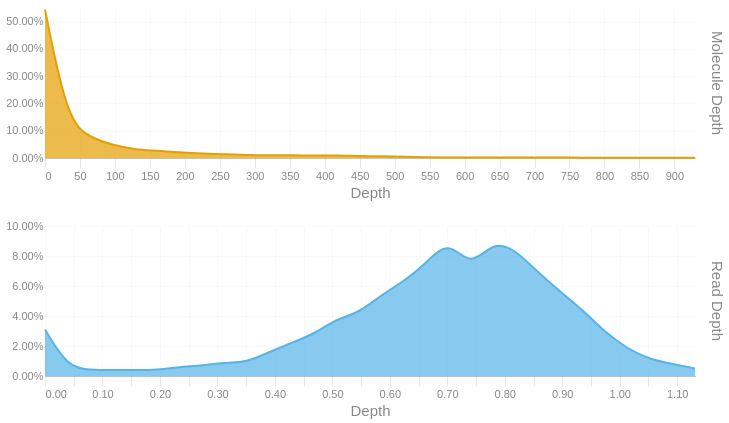

Here is the notebook cell this chart was saved with:
### Code cell
readdep = depth_hist(tb['Read Depth'], q99, 3)
readdep = readdep.with_columns(pl.lit('Read Depth').alias('Metric'))
if not SKIPLR:
    moldep = depth_hist(tb['Molecule Depth'], mol_q99, 1)
    moldep = moldep.with_columns(pl.lit('Molecule Depth').alias('Metric'))
    _hist = pl.concat([readdep, moldep])
    _hist = _hist.filter(pl.col('Proportion') != 0)
    with SafeRender(_hist):
        (
            alt.Chart(_hist)        
            .mark_area(interpolate = "basis")
            .encode(
                x=alt.X('Bin:Q').scale(domainMin=0).axis(alt.Axis(title='Depth')),
                y = alt.Y('Proportion:Q', title = None).axis(format = '.2%'),
                color = alt.Color('Metric:N').legend(None),
                row = alt.Row("Metric:N").header(title = None, labelOrient = 'right'),
                tooltip = [
                    alt.Tooltip("Metric:N", title = "Metric"),
                    alt.Tooltip('Interval:N', title = "Depth Interval"),
                    alt.Tooltip('Proportion:Q', title = "% Alignments").format('.2%')
                ]
            )
            .resolve_scale(x='independent', y='independent')
            .properties(
                height = 150, width = 650,
                usermeta={'embedOptions': {'downloadFileName': f'{samplename}.depth.hist'}}
            )
        ).display()
else:
    readdep = readdep.filter(pl.col('Proportion') != 0)
    with SafeRender(readdep):
        (
            alt.Chart(readdep)        
            .mark_area(interpolate = "basis")
            .encode(
                x=alt.X('Bin:Q').scale(domainMin=0).axis(alt.Axis(title='Depth')),
                y = alt.Y('Proportion:Q', title = None).axis(format = '.2%'),
                tooltip = [
                    alt.Tooltip('Interval:N', title = "Depth Interval"),
                    alt.Tooltip('Proportion:Q', title = "% Alignments").format('.2%')
                ]
            )
            .properties(
                usermeta={'embedOptions': {'downloadFileName': f'{samplename}.depth.hist'}}
            )
        ).display()

### Figure 1 — Vega-Lite specification as saved in the notebook (floating-point values rounded to 4 significant figures)
{"width": 650, "height": 150, "config": {"title": {"anchor": "start", "dy": -15, "fontSize": 18, "color": "#888888", "subtitleColor": "#888888", "subtitleFontSize": 14}, "arc": {"fill": "#0072B2"}, "axis": {"domainColor": "#888888", "domainWidth": 0.5, "gridWidth": 0.2, "grid": false, "titleFontWeight": 400, "titleFontSize": 15, "labelFontSize": 11, "labelColor": "#888888", "tickColor": "#888888", "tickWidth": 0.2, "titleColor": "#888888"}, "axisBand": {"grid": false}, "axisX": {"grid": true, "tickSize": 10, "domainCap": "round"}, "axisY": {"domain": false, "grid": true, "tickSize": 0, "domainCap": "round"}, "background": "transparent", "header": {"labelFontSize": 15, "labelColor": "#888888", "titleFontSize": 15, "titleFontWeight": 600, "titleColor": "#888888"}, "legend": {"labelFont": "sans-serif", "labelFontSize": 12, "labelColor": "#888888", "symbolSize": 100, "symbolType": "circle", "titleFontSize": 12, "titlePadding": 10, "titleColor": "#888888", "title": null}, "range": {"category": ["#E69F00", "#56B4E9", "#009E73", "#F0E442", "#0072B2", "#D55E00", "#CC79A7", "#000000"], "diverging": ["#cfe8f3", "#a2d4ec", "#73bfe2", "#46abdb", "#1696d2", "#12719e"]}, "area": {"fill": "#0072B2", "fillOpacity": 0.7, "line": true, "strokeOpacity": 0.7}, "line": {"color": "#0072B2", "stroke": "#0072B2", "strokeWidth": 2}, "trail": {"color": "#0072B2", "stroke": "#0072B2", "strokeWidth": 0, "size": 1}, "point": {"filled": true, "fillOpacity": 1.0, "size": 95}, "text": {"color": "#888888", "fontSize": 11, "align": "right", "fontWeight": 400, "size": 11}, "bar": {"fill": "#0072B2", "stroke": null}, "view": {"stroke": null, "continuousWidth": 660, "continuousHeight": 400}}, "data": {"name": "data-d4e7606f18f01613891615b469bd8458"}, "mark": {"type": "area", "interpolate": "basis"}, "encoding": {"color": {"field": "Metric", "legend": null, "type": "nominal"}, "row": {"field": "Metric", "header": {"title": null, "labelOrient": "right"}, "type": "nominal"}, "tooltip": [{"field": "Metric", "title": "Metric", "type": "nominal"}, {"field": "Interval", "title": "Depth Interval", "type": "nominal"}, {"field": "Proportion", "format": ".2%", "title": "% Alignments", "type": "quantitative"}], "x": {"axis": {"title": "Depth"}, "field": "Bin", "scale": {"domainMin": 0}, "type": "quantitative"}, "y": {"axis": {"format": ".2%"}, "field": "Proportion", "title": null, "type": "quantitative"}}, "resolve": {"scale": {"x": "independent", "y": "independent"}}, "usermeta": {"embedOptions": {"downloadFileName": "S3_Annapolis_275.depth.hist"}}, "$schema": "https://vega.github.io/schema/vega-lite/v6.1.0.json", "datasets": {"data-d4e7606f18f01613891615b469bd8458": [{"Bin": 0.0, "Interval": "0.0-0.039", "Proportion": 0.031, "Metric": "Read Depth"}, {"Bin": 0.039, "Interval": "0.039-0.078", "Proportion": 0.006, "Metric": "Read Depth"}, {"Bin": 0.078, "Interval": "0.078-0.117", "Proportion": 0.004, "Metric": "Read Depth"}, {"Bin": 0.117, "Interval": "0.117-0.156", "Proportion": 0.004, "Metric": "Read Depth"}, {"Bin": 0.156, "Interval": "0.156-0.195", "Proportion": 0.004, "Metric": "Read Depth"}, {"Bin": 0.195, "Interval": "0.195-0.234", "Proportion": 0.004, "Metric": "Read Depth"}, {"Bin": 0.234, "Interval": "0.234-0.273", "Proportion": 0.006, "Metric": "Read Depth"}, {"Bin": 0.273, "Interval": "0.273-0.312", "Proportion": 0.007, "Metric": "Read Depth"}, {"Bin": 0.312, "Interval": "0.312-0.351", "Proportion": 0.009, "Metric": "Read Depth"}, {"Bin": 0.351, "Interval": "0.351-0.39", "Proportion": 0.009, "Metric": "Read Depth"}, {"Bin": 0.39, "Interval": "0.39-0.429", "Proportion": 0.016, "Metric": "Read Depth"}, {"Bin": 0.429, "Interval": "0.429-0.468", "Proportion": 0.022, "Metric": "Read Depth"}, {"Bin": 0.468, "Interval": "0.468-0.507", "Proportion": 0.028, "Metric": "Read Depth"}, {"Bin": 0.507, "Interval": "0.507-0.546", "Proportion": 0.038, "Metric": "Read Depth"}, {"Bin": 0.546, "Interval": "0.546-0.585", "Proportion": 0.042, "Metric": "Read Depth"}, {"Bin": 0.585, "Interval": "0.585-0.624", "Proportion": 0.054, "Metric": "Read Depth"}, {"Bin": 0.624, "Interval": "0.624-0.663", "Proportion": 0.063, "Metric": "Read Depth"}, {"Bin": 0.663, "Interval": "0.663-0.702", "Proportion": 0.075, "Metric": "Read Depth"}, {"Bin": 0.702, "Interval": "0.702-0.741", "Proportion": 0.091, "Metric": "Read Depth"}, {"Bin": 0.741, "Interval": "0.741-0.78", "Proportion": 0.072, "Metric": "Read Depth"}, {"Bin": 0.78, "Interval": "0.78-0.819", "Proportion": 0.09, "Metric": "Read Depth"}, {"Bin": 0.819, "Interval": "0.819-0.858", "Proportion": 0.084, "Metric": "Read Depth"}, {"Bin": 0.858, "Interval": "0.858-0.897", "Proportion": 0.069, "Metric": "Read Depth"}, {"Bin": 0.897, "Interval": "0.897-0.936", "Proportion": 0.056, "Metric": "Read Depth"}, {"Bin": 0.936, "Interval": "0.936-0.975", "Proportion": 0.044, "Metric": "Read Depth"}, {"Bin": 0.975, "Interval": "0.975-1.014", "Proportion": 0.029, "Metric": "Read Depth"}, {"Bin": 1.014, "Interval": "1.014-1.053", "Proportion": 0.018, "Metric": "Read Depth"}, {"Bin": 1.053, "Interval": "1.053-1.092", "Proportion": 0.011, "Metric": "Read Depth"}, {"Bin": 1.092, "Interval": "1.092-1.131", "Proportion": 0.008, "Metric": "Read Depth"}, {"Bin": 1.131, "Interval": "1.131-1.17", "Proportion": 0.005, "Metric": "Read Depth"}, {"Bin": 0.0, "Interval": "0.0-32.1", "Proportion": 0.544, "Metric": "Molecule Depth"}, {"Bin": 32.1, "Interval": "32.1-64.1", "Proportion": 0.136, "Metric": "Molecule Depth"}, {"Bin": 64.1, "Interval": "64.1-96.2", "Proportion": 0.075, "Metric": "Molecule Depth"}, {"Bin": 96.2, "Interval": "96.2-128.2", "Proportion": 0.048, "Metric": "Molecule Depth"}, {"Bin": 128.2, "Interval": "128.2-160.3", "Proportion": 0.031, "Metric": "Molecule Depth"}, {"Bin": 160.3, "Interval": "160.3-192.3", "Proportion": 0.027, "Metric": "Molecule Depth"}, {"Bin": 192.3, "Interval": "192.3-224.4", "Proportion": 0.02, "Metric": "Molecule Depth"}, {"Bin": 224.4, "Interval": "224.4-256.4", "Proportion": 0.017, "Metric": "Molecule Depth"}, {"Bin": 256.4, "Interval": "256.4-288.5", "Proportion": 0.013, "Metric": "Molecule Depth"}, {"Bin": 288.5, "Interval": "288.5-320.5", "Proportion": 0.011, "Metric": "Molecule Depth"}, {"Bin": 320.5, "Interval": "320.5-352.6", "Proportion": 0.01, "Metric": "Molecule Depth"}, {"Bin": 352.6, "Interval": "352.6-384.6", "Proportion": 0.01, "Metric": "Molecule Depth"}, {"Bin": 384.6, "Interval": "384.6-416.7", "Proportion": 0.009, "Metric": "Molecule Depth"}, {"Bin": 416.7, "Interval": "416.7-448.7", "Proportion": 0.01, "Metric": "Molecule Depth"}, {"Bin": 448.7, "Interval": "448.7-480.8", "Proportion": 0.007, "Metric": "Molecule Depth"}, {"Bin": 480.8, "Interval": "480.8-512.8", "Proportion": 0.006, "Metric": "Molecule Depth"}, {"Bin": 512.8, "Interval": "512.8-544.9", "Proportion": 0.005, "Metric": "Molecule Depth"}, {"Bin": 544.9, "Interval": "544.9-576.9", "Proportion": 0.002, "Metric": "Molecule Depth"}, {"Bin": 576.9, "Interval": "576.9-609.0", "Proportion": 0.002, "Metric": "Molecule Depth"}, {"Bin": 609.0, "Interval": "609.0-641.0", "Proportion": 0.002, "Metric": "Molecule Depth"}, {"Bin": 641.0, "Interval": "641.0-673.1", "Proportion": 0.002, "Metric": "Molecule Depth"}, {"Bin": 673.1, "Interval": "673.1-705.1", "Proportion": 0.002, "Metric": "Molecule Depth"}, {"Bin": 705.1, "Interval": "705.1-737.2", "Proportion": 0.002, "Metric": "Molecule Depth"}, {"Bin": 737.2, "Interval": "737.2-769.2", "Proportion": 0.002, "Metric": "Molecule Depth"}, {"Bin": 769.2, "Interval": "769.2-801.3", "Proportion": 0.001, "Metric": "Molecule Depth"}, {"Bin": 801.3, "Interval": "801.3-833.3", "Proportion": 0.001, "Metric": "Molecule Depth"}, {"Bin": 833.3, "Interval": "833.3-865.4", "Proportion": 0.001, "Metric": "Molecule Depth"}, {"Bin": 865.4, "Interval": "865.4-897.4", "Proportion": 0.001, "Metric": "Molecule Depth"}, {"Bin": 897.4, "Interval": "897.4-929.5", "Proportion": 0.001, "Metric": "Molecule Depth"}, {"Bin": 929.5, "Interval": "929.5-961.55", "Proportion": 0.001, "Metric": "Molecule Depth"}]}}
